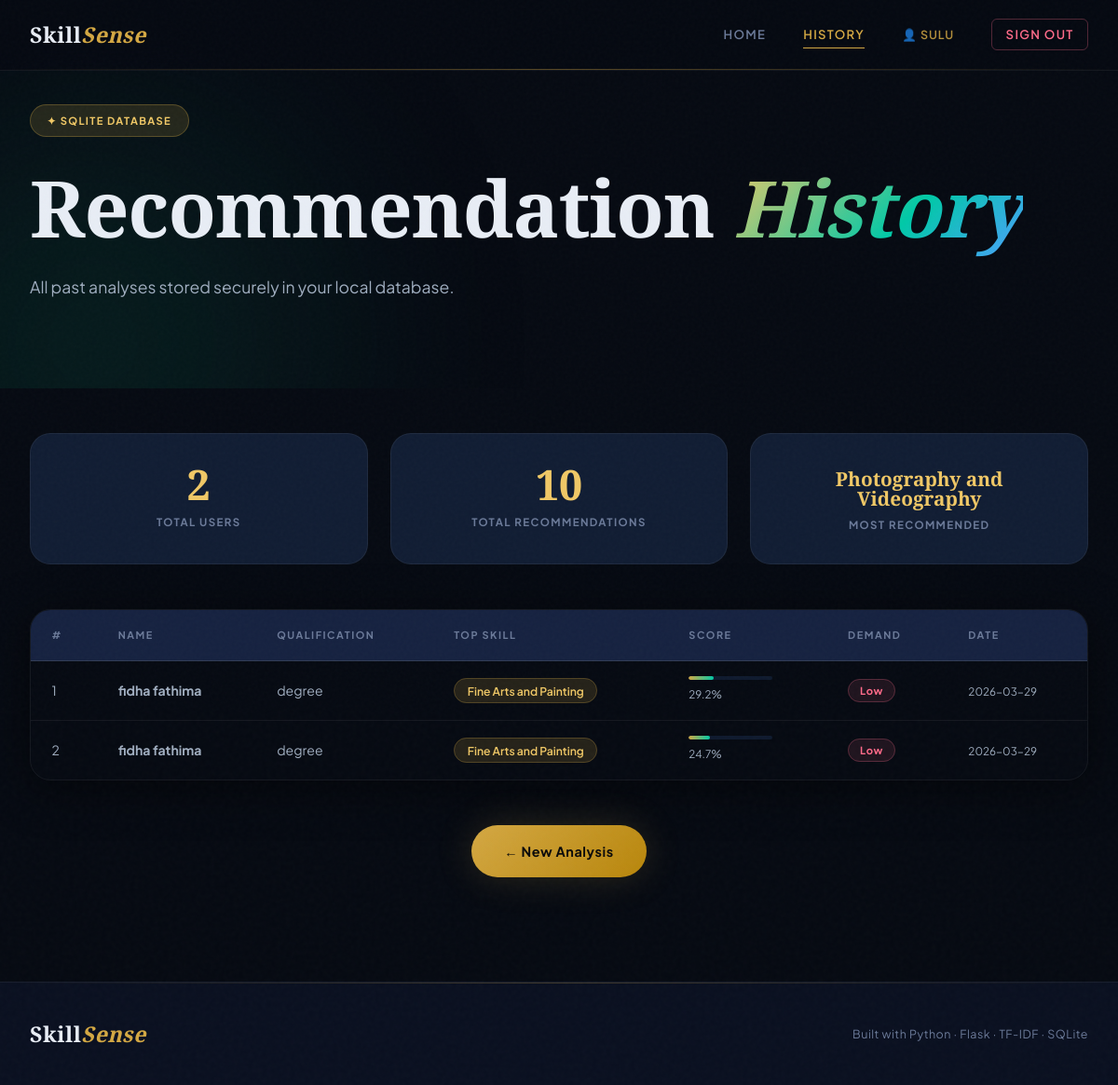
The page /history (signed in) on the database its author committed.
### tables this page shows
CREATE TABLE recommendations(id INTEGER PRIMARY KEY AUTOINCREMENT,
        user_id INTEGER,skill TEXT,score REAL,rank_position INTEGER,career_paths TEXT,
        avg_salary TEXT,demand_level TEXT,explanation TEXT,created_at TEXT DEFAULT CURRENT_TIMESTAMP,
        FOREIGN KEY(user_id) REFERENCES users(id));

CREATE TABLE users(id INTEGER PRIMARY KEY AUTOINCREMENT,
        name TEXT,email TEXT,qualification TEXT,skills TEXT,certifications TEXT,
        interests TEXT,programming_languages TEXT,subjects TEXT,created_at TEXT DEFAULT CURRENT_TIMESTAMP);

### app.py (the view)
@app.route("/history")
@login_required
def history(): return render_template("history.html", records=get_history(), stats=get_stats(), username=session.get("username"))

### app.py (called while the page is built)
def get_history(n=15):
    conn=sqlite3.connect(DB); c=conn.cursor()
    c.execute("""SELECT u.name,u.qualification,r.skill,r.score,r.demand_level,r.created_at
        FROM recommendations r JOIN users u ON r.user_id=u.id
        WHERE r.rank_position=1 ORDER BY r.created_at DESC LIMIT ?""",(n,))
    rows=c.fetchall(); conn.close(); return rows

def get_stats():
    conn=sqlite3.connect(DB); c=conn.cursor()
    c.execute("SELECT COUNT(*) FROM users"); tu=c.fetchone()[0]
    c.execute("SELECT COUNT(*) FROM recommendations"); tr=c.fetchone()[0]
    c.execute("SELECT skill,COUNT(*) FROM recommendations GROUP BY skill ORDER BY COUNT(*) DESC LIMIT 1")
    top=c.fetchone(); conn.close()
    return {"total_users":tu,"total_recommendations":tr,"top_skill":top[0] if top else "N/A"}

def login_required(f):
    from functools import wraps
    @wraps(f)
    def decorated(*args, **kwargs):
        if "username" not in session:
            return redirect(url_for("login"))
        return f(*args, **kwargs)
    return decorated

### templates/history.html (shortened to what this page needs)
<!DOCTYPE html>
<html lang="en">
<head>
  <link rel="stylesheet" href="{{ url_for('static', filename='style.css') }}"/>
</head>
<body>
<nav class="nav">
  <div class="nav-inner">
    <a class="logo" href="/">Skill<span>Sense</span></a>
    <div class="nav-links"><a href="/">Home</a><a href="/history" class="active">History</a><span class="nav-user">👤 {{ username }}</span><a href="/logout" class="nav-logout">Sign Out</a></div>
  </div>
</nav>
<section class="result-hero" style="padding:7rem 0 3rem">
  <div class="rh-bg"><div class="blob b2"></div></div>
  <div class="container">
    <div class="badge">&#10022; SQLite Database</div>
    <h1>Recommendation <span class="gradient-text">History</span></h1>
    <p class="hero-sub">All past analyses stored securely in your local database.</p>
  </div>
</section>
<section class="history-section">
  <div class="container">
    <div class="stats-row">
      <div class="stat-card">
        <div class="stat-num">{{ stats.total_users }}</div>
        <div class="stat-label">Total Users</div>
      </div>
      <div class="stat-card">
        <div class="stat-num">{{ stats.total_recommendations }}</div>
        <div class="stat-label">Total Recommendations</div>
      </div>
      <div class="stat-card">
        <div class="stat-num" style="font-size:1.3rem;padding-top:0.4rem">{{ stats.top_skill }}</div>
        <div class="stat-label">Most Recommended</div>
      </div>
    </div>
    {% if records %}
    <div class="table-wrap">
      <table class="history-table">
        <thead>
          <tr><th>#</th><th>Name</th><th>Qualification</th><th>Top Skill</th><th>Score</th><th>Demand</th><th>Date</th></tr>
        </thead>
        <tbody>
          {% for r in records %}
          <tr>
            <td>{{ loop.index }}</td>
            <td><strong>{{ r[0] }}</strong></td>
            <td>{{ r[1] or '&mdash;' }}</td>
            <td><span class="skill-badge">{{ r[2] }}</span></td>
            <td>
              <div class="mini-bar-track"><div class="mini-bar-fill" style="width:{{ r[3] }}%"></div></div>
              <small>{{ r[3] }}%</small>
            </td>
            <td><span class="demand-badge demand-{{ r[4].lower().replace(' ','-') }}">{{ r[4] }}</span></td>
            <td><small>{{ r[5][:10] }}</small></td>
          </tr>
          {% endfor %}
        </tbody>
      </table>
    </div>
    {% endif %}
    <div style="margin-top:3rem;text-align:center">
      <a href="/" class="cta-btn">&#8592; New Analysis</a>
    </div>
  </div>
</section>
<footer class="footer">
  <div class="container">
    <div class="footer-inner">
      <span class="logo">Skill<span>Sense</span></span>
      <span class="footer-note">Built with Python &middot; Flask &middot; TF-IDF &middot; SQLite</span>
    </div>
  </div>
</footer>
</body>
</html>

### rows shown on the page
recommendations: name "fidha fathima", qualification "degree", skill "Fine Arts and Painting", score "29.2", demand_level "Low", created_at "2026-03-29"
recommendations: name "fidha fathima", qualification "degree", skill "Fine Arts and Painting", score "24.7", demand_level "Low", created_at "2026-03-29"

### other values the page prints
{{ username }} "SULU"
{{ stats.total_users }} "2"
{{ stats.total_recommendations }} "10"
{{ stats.top_skill }} "Photography and Videography"
